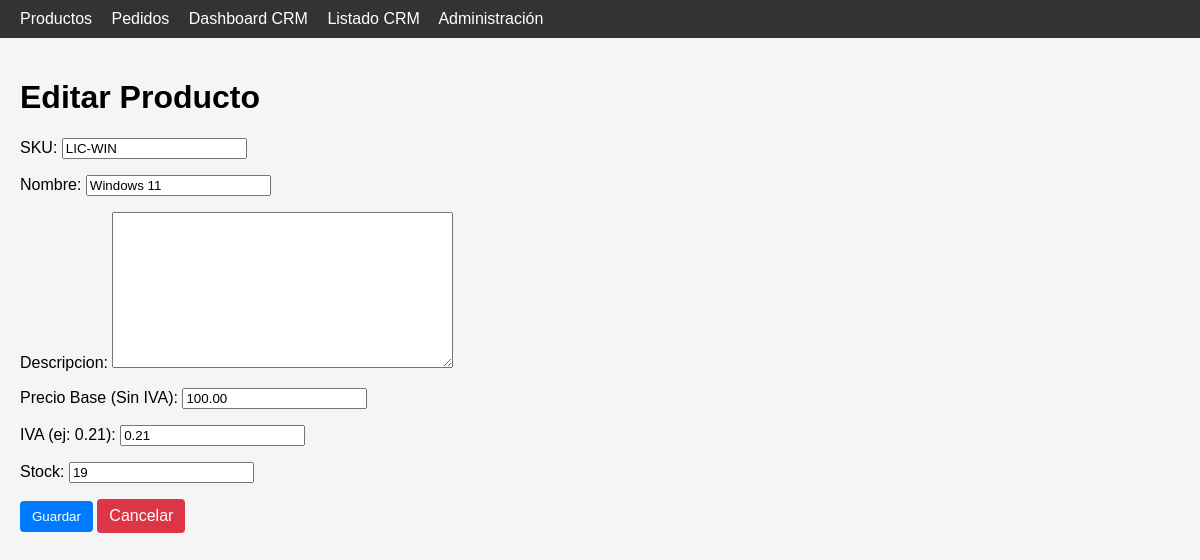
Screenshot of /productos/editar/4/ with the database file from the repository.
### core/models.py (models this page shows, shortened)
class Producto(models.Model):
    sku = models.CharField(max_length=100, unique=True, verbose_name="SKU")
    nombre = models.CharField(max_length=255)
    descripcion = models.TextField(blank=True, null=True)
    precio_base = models.DecimalField(max_digits=10, decimal_places=2, verbose_name="Precio Base (Sin IVA)")
    tipo_iva = models.DecimalField(max_digits=4, decimal_places=2, verbose_name="IVA (ej: 0.21)") # 0.21 para 21%
    stock = models.IntegerField(default=0, verbose_name="Stock")
    created_at = models.DateTimeField(auto_now_add=True)
    updated_at = models.DateTimeField(auto_now=True)
    class Meta:
        indexes = [
            models.Index(fields=['sku'], name='idx_producto_sku_unico'),
            models.Index(fields=['nombre'], name='idx_producto_nombre'),
        ]

### core/views.py (the view)
# urls.py: path('productos/editar/<int:pk>/', views.producto_update, name='producto_update'),
def producto_update(request, pk):
    producto = get_object_or_404(Producto, pk=pk)
    if request.method == 'POST':
        form = ProductoForm(request.POST, instance=producto)
        if form.is_valid():
            form.save()
            messages.success(request, "Producto actualizado correctamente.")
            return redirect('producto_list')
    else:
        form = ProductoForm(instance=producto)
    return render(request, 'productos/producto_form.html', {'form': form})

### ventas/forms.py (shortened to what this page needs)
class ProductoForm(forms.ModelForm):
    class Meta:
        model = Producto
        fields = ['sku', 'nombre', 'descripcion', 'precio_base', 'tipo_iva', 'stock']

### core/templates/productos/producto_form.html (shortened to what this page needs)
{% extends 'base.html' %}
{% block content %}
    <h1>{% if form.instance.pk %}Editar{% else %}Nuevo{% endif %} Producto</h1>
    <form method="post">
        {{ form.as_p }}
        <button type="submit" class="btn btn-primary">Guardar</button>
        <a href="{% url 'producto_list' %}" class="btn btn-danger">Cancelar</a>
    </form>
{% endblock %}

### core/templates/base.html (style rules this page uses)
body { font-family: Arial, sans-serif; margin: 0; padding: 0; background: #f5f5f5; }
.btn { padding: 8px 12px; text-decoration: none; border-radius: 4px; display: inline-block; cursor: pointer; border: none; }
.btn-primary { background-color: #007bff; color: white; }
.btn-danger { background-color: #dc3545; color: white; }

### rows the page displays
Producto: sku "LIC-WIN", nombre "Windows 11", precio_base "100.00", tipo_iva "0.21", stock "19"
